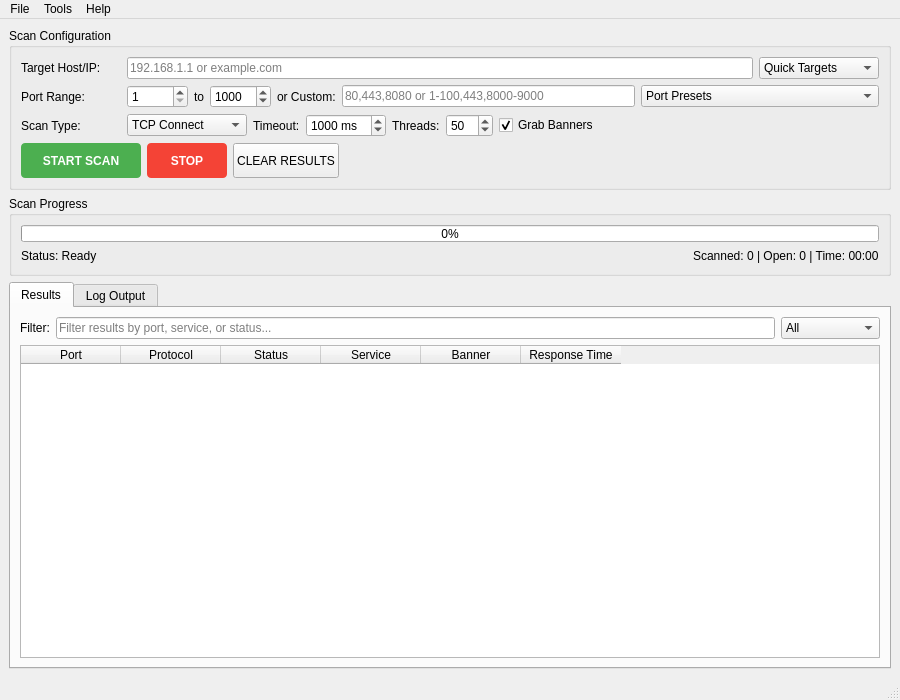
<?xml version="1.0" encoding="UTF-8"?>
<ui version="4.0">
 <class>MainWindow</class>
 <widget class="QMainWindow" name="MainWindow">
  <property name="geometry">
   <rect>
    <x>0</x>
    <y>0</y>
    <width>900</width>
    <height>700</height>
   </rect>
  </property>
  <property name="windowTitle">
   <string>Port Scanner</string>
  </property>
  <property name="windowIcon">
   <iconset>
    <normaloff>.</normaloff>.</iconset>
  </property>
  <widget class="QWidget" name="centralwidget">
   <layout class="QVBoxLayout" name="verticalLayout_main">
    <item>
     <widget class="QGroupBox" name="groupBox_input">
      <property name="title">
       <string>Scan Configuration</string>
      </property>
      <layout class="QVBoxLayout" name="verticalLayout_input">
       <item>
        <layout class="QHBoxLayout" name="horizontalLayout_target">
         <item>
          <widget class="QLabel" name="label_target">
           <property name="text">
            <string>Target Host/IP:</string>
           </property>
           <property name="minimumSize">
            <size>
             <width>100</width>
             <height>0</height>
            </size>
           </property>
          </widget>
         </item>
         <item>
          <widget class="QLineEdit" name="lineEdit_target">
           <property name="placeholderText">
            <string>192.168.1.1 or example.com</string>
           </property>
          </widget>
         </item>
         <item>
          <widget class="QComboBox" name="comboBox_presets">
           <property name="minimumSize">
            <size>
             <width>120</width>
             <height>0</height>
            </size>
           </property>
           <item>
            <property name="text">
             <string>Quick Targets</string>
            </property>
           </item>
           <item>
            <property name="text">
             <string>localhost</string>
            </property>
           </item>
           <item>
            <property name="text">
             <string>192.168.1.1</string>
            </property>
           </item>
           <item>
            <property name="text">
             <string>8.8.8.8</string>
            </property>
           </item>
          </widget>
         </item>
        </layout>
       </item>
       <item>
        <layout class="QHBoxLayout" name="horizontalLayout_ports">
         <item>
          <widget class="QLabel" name="label_ports">
           <property name="text">
            <string>Port Range:</string>
           </property>
           <property name="minimumSize">
            <size>
             <width>100</width>
             <height>0</height>
            </size>
           </property>
          </widget>
         </item>
         <item>
          <widget class="QSpinBox" name="spinBox_portFrom">
           <property name="minimum">
            <number>1</number>
           </property>
           <property name="maximum">
            <number>65535</number>
           </property>
           <property name="value">
            <number>1</number>
           </property>
          </widget>
         </item>
         <item>
          <widget class="QLabel" name="label_to">
           <property name="text">
            <string>to</string>
           </property>
          </widget>
         </item>
         <item>
          <widget class="QSpinBox" name="spinBox_portTo">
           <property name="minimum">
            <number>1</number>
           </property>
           <property name="maximum">
            <number>65535</number>
           </property>
           <property name="value">
            <number>1000</number>
           </property>
          </widget>
         </item>
         <item>
          <widget class="QLabel" name="label_or">
           <property name="text">
            <string>or Custom:</string>
           </property>
          </widget>
         </item>
         <item>
          <widget class="QLineEdit" name="lineEdit_customPorts">
           <property name="placeholderText">
            <string>80,443,8080 or 1-100,443,8000-9000</string>
           </property>
          </widget>
         </item>
         <item>
          <widget class="QComboBox" name="comboBox_portPresets">
           <property name="minimumSize">
            <size>
             <width>100</width>
             <height>0</height>
            </size>
           </property>
           <item>
            <property name="text">
             <string>Port Presets</string>
            </property>
           </item>
           <item>
            <property name="text">
             <string>Web (80,443,8080,8443)</string>
            </property>
           </item>
           <item>
            <property name="text">
             <string>Mail (25,110,143,993,995)</string>
            </property>
           </item>
           <item>
            <property name="text">
             <string>Common (21,22,23,25,53,80,110,443)</string>
            </property>
           </item>
           <item>
            <property name="text">
             <string>All (1-65535)</string>
            </property>
           </item>
          </widget>
         </item>
        </layout>
       </item>
       <item>
        <layout class="QHBoxLayout" name="horizontalLayout_options">
         <item>
          <widget class="QLabel" name="label_scanType">
           <property name="text">
            <string>Scan Type:</string>
           </property>
           <property name="minimumSize">
            <size>
             <width>100</width>
             <height>0</height>
            </size>
           </property>
          </widget>
         </item>
         <item>
          <widget class="QComboBox" name="comboBox_scanType">
           <property name="minimumSize">
            <size>
             <width>120</width>
             <height>0</height>
            </size>
           </property>
           <item>
            <property name="text">
             <string>TCP Connect</string>
            </property>
           </item>
           <item>
            <property name="text">
             <string>TCP SYN</string>
            </property>
           </item>
           <item>
            <property name="text">
             <string>UDP</string>
            </property>
           </item>
          </widget>
         </item>
         <item>
          <widget class="QLabel" name="label_timeout">
           <property name="text">
            <string>Timeout:</string>
           </property>
          </widget>
         </item>
         <item>
          <widget class="QSpinBox" name="spinBox_timeout">
           <property name="suffix">
            <string> ms</string>
           </property>
           <property name="minimum">
            <number>100</number>
           </property>
           <property name="maximum">
            <number>10000</number>
           </property>
           <property name="value">
            <number>1000</number>
           </property>
          </widget>
         </item>
         <item>
          <widget class="QLabel" name="label_threads">
           <property name="text">
            <string>Threads:</string>
           </property>
          </widget>
         </item>
         <item>
          <widget class="QSpinBox" name="spinBox_threads">
           <property name="minimum">
            <number>1</number>
           </property>
           <property name="maximum">
            <number>200</number>
           </property>
           <property name="value">
            <number>50</number>
           </property>
          </widget>
         </item>
         <item>
          <widget class="QCheckBox" name="checkBox_serviceBanner">
           <property name="text">
            <string>Grab Banners</string>
           </property>
           <property name="checked">
            <bool>true</bool>
           </property>
          </widget>
         </item>
         <item>
          <spacer name="horizontalSpacer">
           <property name="orientation">
            <enum>Qt::Horizontal</enum>
           </property>
           <property name="sizeHint" stdset="0">
            <size>
             <width>40</width>
             <height>20</height>
            </size>
           </property>
          </spacer>
         </item>
        </layout>
       </item>
       <item>
        <layout class="QHBoxLayout" name="horizontalLayout_buttons">
         <item>
          <widget class="QPushButton" name="pushButton_start">
           <property name="text">
            <string>START SCAN</string>
           </property>
           <property name="minimumSize">
            <size>
             <width>120</width>
             <height>35</height>
            </size>
           </property>
           <property name="styleSheet">
            <string>QPushButton {
    background-color: #4CAF50;
    color: white;
    font-weight: bold;
    border: none;
    border-radius: 4px;
}
QPushButton:hover {
    background-color: #45a049;
}
QPushButton:pressed {
    background-color: #3d8b40;
}</string>
           </property>
          </widget>
         </item>
         <item>
          <widget class="QPushButton" name="pushButton_stop">
           <property name="text">
            <string>STOP</string>
           </property>
           <property name="minimumSize">
            <size>
             <width>80</width>
             <height>35</height>
            </size>
           </property>
           <property name="enabled">
            <bool>false</bool>
           </property>
           <property name="styleSheet">
            <string>QPushButton {
    background-color: #f44336;
    color: white;
    font-weight: bold;
    border: none;
    border-radius: 4px;
}
QPushButton:hover {
    background-color: #da190b;
}
QPushButton:pressed {
    background-color: #b71c1c;
}</string>
           </property>
          </widget>
         </item>
         <item>
          <widget class="QPushButton" name="pushButton_clear">
           <property name="text">
            <string>CLEAR RESULTS</string>
           </property>
           <property name="minimumSize">
            <size>
             <width>100</width>
             <height>35</height>
            </size>
           </property>
          </widget>
         </item>
         <item>
          <spacer name="horizontalSpacer_2">
           <property name="orientation">
            <enum>Qt::Horizontal</enum>
           </property>
           <property name="sizeHint" stdset="0">
            <size>
             <width>40</width>
             <height>20</height>
            </size>
           </property>
          </spacer>
         </item>
        </layout>
       </item>
      </layout>
     </widget>
    </item>
    <item>
     <widget class="QGroupBox" name="groupBox_progress">
      <property name="title">
       <string>Scan Progress</string>
      </property>
      <property name="maximumSize">
       <size>
        <width>16777215</width>
        <height>80</height>
       </size>
      </property>
      <layout class="QVBoxLayout" name="verticalLayout_progress">
       <item>
        <widget class="QProgressBar" name="progressBar">
         <property name="value">
          <number>0</number>
         </property>
        </widget>
       </item>
       <item>
        <layout class="QHBoxLayout" name="horizontalLayout_status">
         <item>
          <widget class="QLabel" name="label_status">
           <property name="text">
            <string>Status: Ready</string>
           </property>
          </widget>
         </item>
         <item>
          <spacer name="horizontalSpacer_3">
           <property name="orientation">
            <enum>Qt::Horizontal</enum>
           </property>
           <property name="sizeHint" stdset="0">
            <size>
             <width>40</width>
             <height>20</height>
            </size>
           </property>
          </spacer>
         </item>
         <item>
          <widget class="QLabel" name="label_stats">
           <property name="text">
            <string>Scanned: 0 | Open: 0 | Time: 00:00</string>
           </property>
          </widget>
         </item>
        </layout>
       </item>
      </layout>
     </widget>
    </item>
    <item>
     <widget class="QTabWidget" name="tabWidget">
      <property name="currentIndex">
       <number>0</number>
      </property>
      <widget class="QWidget" name="tab_results">
       <attribute name="title">
        <string>Results</string>
       </attribute>
       <layout class="QVBoxLayout" name="verticalLayout_results">
        <item>
         <layout class="QHBoxLayout" name="horizontalLayout_filter">
          <item>
           <widget class="QLabel" name="label_filter">
            <property name="text">
             <string>Filter:</string>
            </property>
           </widget>
          </item>
          <item>
           <widget class="QLineEdit" name="lineEdit_filter">
            <property name="placeholderText">
             <string>Filter results by port, service, or status...</string>
            </property>
           </widget>
          </item>
          <item>
           <widget class="QComboBox" name="comboBox_filterType">
            <item>
             <property name="text">
              <string>All</string>
             </property>
            </item>
            <item>
             <property name="text">
              <string>Open Only</string>
             </property>
            </item>
            <item>
             <property name="text">
              <string>Closed Only</string>
             </property>
            </item>
            <item>
             <property name="text">
              <string>Filtered Only</string>
             </property>
            </item>
           </widget>
          </item>
         </layout>
        </item>
        <item>
         <widget class="QTableWidget" name="tableWidget_results">
          <property name="alternatingRowColors">
           <bool>true</bool>
          </property>
          <property name="selectionBehavior">
           <enum>QAbstractItemView::SelectRows</enum>
          </property>
          <property name="sortingEnabled">
           <bool>true</bool>
          </property>
          <column>
           <property name="text">
            <string>Port</string>
           </property>
          </column>
          <column>
           <property name="text">
            <string>Protocol</string>
           </property>
          </column>
          <column>
           <property name="text">
            <string>Status</string>
           </property>
          </column>
          <column>
           <property name="text">
            <string>Service</string>
           </property>
          </column>
          <column>
           <property name="text">
            <string>Banner</string>
           </property>
          </column>
          <column>
           <property name="text">
            <string>Response Time</string>
           </property>
          </column>
         </widget>
        </item>
       </layout>
      </widget>
      <widget class="QWidget" name="tab_log">
       <attribute name="title">
        <string>Log Output</string>
       </attribute>
       <layout class="QVBoxLayout" name="verticalLayout_log">
        <item>
         <layout class="QHBoxLayout" name="horizontalLayout_logControls">
          <item>
           <widget class="QCheckBox" name="checkBox_autoScroll">
            <property name="text">
             <string>Auto-scroll</string>
            </property>
            <property name="checked">
             <bool>true</bool>
            </property>
           </widget>
          </item>
          <item>
           <spacer name="horizontalSpacer_4">
            <property name="orientation">
             <enum>Qt::Horizontal</enum>
            </property>
            <property name="sizeHint" stdset="0">
             <size>
              <width>40</width>
              <height>20</height>
             </size>
            </property>
           </spacer>
          </item>
          <item>
           <widget class="QPushButton" name="pushButton_clearLog">
            <property name="text">
             <string>Clear Log</string>
            </property>
           </widget>
          </item>
          <item>
           <widget class="QPushButton" name="pushButton_saveLog">
            <property name="text">
             <string>Save Log</string>
            </property>
           </widget>
          </item>
         </layout>
        </item>
        <item>
         <widget class="QTextEdit" name="textEdit_log">
          <property name="readOnly">
           <bool>true</bool>
          </property>
          <property name="font">
           <font>
            <family>Consolas</family>
            <pointsize>9</pointsize>
           </font>
          </property>
         </widget>
        </item>
       </layout>
      </widget>
     </widget>
    </item>
   </layout>
  </widget>
  <widget class="QMenuBar" name="menubar">
   <property name="geometry">
    <rect>
     <x>0</x>
     <y>0</y>
     <width>900</width>
     <height>22</height>
    </rect>
   </property>
   <widget class="QMenu" name="menuFile">
    <property name="title">
     <string>File</string>
    </property>
    <addaction name="actionSave_Results"/>
    <addaction name="actionLoad_Results"/>
    <addaction name="separator"/>
    <addaction name="actionExit"/>
   </widget>
   <widget class="QMenu" name="menuTools">
    <property name="title">
     <string>Tools</string>
    </property>
    <addaction name="actionExport_CSV"/>
    <addaction name="actionExport_XML"/>
    <addaction name="separator"/>
    <addaction name="actionSettings"/>
   </widget>
   <widget class="QMenu" name="menuHelp">
    <property name="title">
     <string>Help</string>
    </property>
    <addaction name="actionAbout"/>
   </widget>
   <addaction name="menuFile"/>
   <addaction name="menuTools"/>
   <addaction name="menuHelp"/>
  </widget>
  <widget class="QStatusBar" name="statusbar"/>
  <action name="actionSave_Results">
   <property name="text">
    <string>Save Results</string>
   </property>
   <property name="shortcut">
    <string>Ctrl+S</string>
   </property>
  </action>
  <action name="actionLoad_Results">
   <property name="text">
    <string>Load Results</string>
   </property>
   <property name="shortcut">
    <string>Ctrl+O</string>
   </property>
  </action>
  <action name="actionExit">
   <property name="text">
    <string>Exit</string>
   </property>
   <property name="shortcut">
    <string>Ctrl+Q</string>
   </property>
  </action>
  <action name="actionExport_CSV">
   <property name="text">
    <string>Export to CSV</string>
   </property>
  </action>
  <action name="actionExport_XML">
   <property name="text">
    <string>Export to XML</string>
   </property>
  </action>
  <action name="actionSettings">
   <property name="text">
    <string>Settings</string>
   </property>
  </action>
  <action name="actionAbout">
   <property name="text">
    <string>About</string>
   </property>
  </action>
 </widget>
 <resources/>
 <connections/>
</ui>
